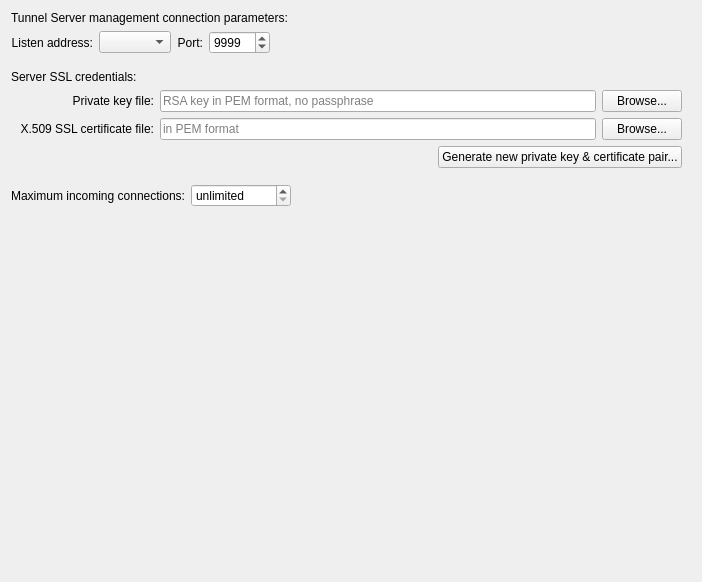
<?xml version="1.0" encoding="UTF-8"?>
<ui version="4.0">
 <class>WidgetMgrServer</class>
 <widget class="QWidget" name="WidgetMgrServer">
  <property name="geometry">
   <rect>
    <x>0</x>
    <y>0</y>
    <width>702</width>
    <height>582</height>
   </rect>
  </property>
  <property name="windowTitle">
   <string>Form</string>
  </property>
  <layout class="QVBoxLayout" name="verticalLayout">
   <item>
    <widget class="QLabel" name="label_4">
     <property name="text">
      <string>Tunnel Server management connection parameters:</string>
     </property>
     <property name="scaledContents">
      <bool>true</bool>
     </property>
    </widget>
   </item>
   <item>
    <layout class="QHBoxLayout" name="horizontalLayout">
     <item>
      <widget class="QLabel" name="label">
       <property name="sizePolicy">
        <sizepolicy hsizetype="Minimum" vsizetype="Preferred">
         <horstretch>0</horstretch>
         <verstretch>0</verstretch>
        </sizepolicy>
       </property>
       <property name="text">
        <string>Listen address:</string>
       </property>
       <property name="alignment">
        <set>Qt::AlignRight|Qt::AlignTrailing|Qt::AlignVCenter</set>
       </property>
      </widget>
     </item>
     <item>
      <widget class="QComboBox" name="edtMgrListenInterface"/>
     </item>
     <item>
      <widget class="QLabel" name="label_2">
       <property name="sizePolicy">
        <sizepolicy hsizetype="Minimum" vsizetype="Preferred">
         <horstretch>0</horstretch>
         <verstretch>0</verstretch>
        </sizepolicy>
       </property>
       <property name="text">
        <string>Port:</string>
       </property>
       <property name="alignment">
        <set>Qt::AlignRight|Qt::AlignTrailing|Qt::AlignVCenter</set>
       </property>
      </widget>
     </item>
     <item>
      <widget class="QSpinBox" name="edtMgrListenPort">
       <property name="sizePolicy">
        <sizepolicy hsizetype="Maximum" vsizetype="Fixed">
         <horstretch>0</horstretch>
         <verstretch>0</verstretch>
        </sizepolicy>
       </property>
       <property name="minimumSize">
        <size>
         <width>60</width>
         <height>0</height>
        </size>
       </property>
       <property name="maximumSize">
        <size>
         <width>16777215</width>
         <height>16777215</height>
        </size>
       </property>
       <property name="minimum">
        <number>2</number>
       </property>
       <property name="maximum">
        <number>65535</number>
       </property>
       <property name="value">
        <number>9999</number>
       </property>
      </widget>
     </item>
     <item>
      <spacer name="horizontalSpacer_7">
       <property name="orientation">
        <enum>Qt::Horizontal</enum>
       </property>
       <property name="sizeHint" stdset="0">
        <size>
         <width>40</width>
         <height>20</height>
        </size>
       </property>
      </spacer>
     </item>
    </layout>
   </item>
   <item>
    <spacer name="verticalSpacer_2">
     <property name="orientation">
      <enum>Qt::Vertical</enum>
     </property>
     <property name="sizeType">
      <enum>QSizePolicy::Fixed</enum>
     </property>
     <property name="sizeHint" stdset="0">
      <size>
       <width>20</width>
       <height>10</height>
      </size>
     </property>
    </spacer>
   </item>
   <item>
    <widget class="QLabel" name="label_6">
     <property name="text">
      <string>Server SSL credentials:</string>
     </property>
    </widget>
   </item>
   <item>
    <widget class="QWidget" name="grpTunnelMgrAuthSSL" native="true">
     <layout class="QGridLayout" name="gridLayout">
      <property name="topMargin">
       <number>0</number>
      </property>
      <property name="bottomMargin">
       <number>0</number>
      </property>
      <item row="0" column="2">
       <widget class="QPushButton" name="btnBrowseMgrPrivateKeyFile">
        <property name="text">
         <string>Browse...</string>
        </property>
       </widget>
      </item>
      <item row="1" column="1">
       <widget class="QLineEdit" name="edtMgrSSLCertFile">
        <property name="maxLength">
         <number>1024</number>
        </property>
        <property name="placeholderText">
         <string>in PEM format</string>
        </property>
       </widget>
      </item>
      <item row="1" column="0">
       <widget class="QLabel" name="label_7">
        <property name="text">
         <string>X.509 SSL certificate file:</string>
        </property>
        <property name="alignment">
         <set>Qt::AlignRight|Qt::AlignTrailing|Qt::AlignVCenter</set>
        </property>
       </widget>
      </item>
      <item row="0" column="0">
       <widget class="QLabel" name="label_8">
        <property name="text">
         <string>Private key file:</string>
        </property>
        <property name="alignment">
         <set>Qt::AlignRight|Qt::AlignTrailing|Qt::AlignVCenter</set>
        </property>
       </widget>
      </item>
      <item row="0" column="1">
       <widget class="QLineEdit" name="edtMgrPrivateKeyFile">
        <property name="maxLength">
         <number>1024</number>
        </property>
        <property name="placeholderText">
         <string>RSA key in PEM format, no passphrase</string>
        </property>
       </widget>
      </item>
      <item row="1" column="2">
       <widget class="QPushButton" name="btnBrowseMgrSSLCertFile">
        <property name="text">
         <string>Browse...</string>
        </property>
       </widget>
      </item>
      <item row="3" column="0" colspan="3">
       <layout class="QHBoxLayout" name="hLayout_GenerateKeyCert">
        <property name="leftMargin">
         <number>0</number>
        </property>
        <property name="topMargin">
         <number>0</number>
        </property>
        <property name="rightMargin">
         <number>0</number>
        </property>
        <property name="bottomMargin">
         <number>0</number>
        </property>
        <item>
         <spacer name="hSpacer_GenerateKeyCert">
          <property name="orientation">
           <enum>Qt::Horizontal</enum>
          </property>
          <property name="sizeHint" stdset="0">
           <size>
            <width>40</width>
            <height>20</height>
           </size>
          </property>
         </spacer>
        </item>
        <item>
         <widget class="QPushButton" name="btnGenerateKeyCert">
          <property name="text">
           <string>Generate new private key &amp;&amp; certificate pair...</string>
          </property>
         </widget>
        </item>
       </layout>
      </item>
     </layout>
     <zorder>label_7</zorder>
     <zorder>edtMgrSSLCertFile</zorder>
     <zorder>btnBrowseMgrSSLCertFile</zorder>
     <zorder>label_8</zorder>
     <zorder>edtMgrPrivateKeyFile</zorder>
     <zorder>btnBrowseMgrPrivateKeyFile</zorder>
    </widget>
   </item>
   <item>
    <spacer name="verticalSpacer_3">
     <property name="orientation">
      <enum>Qt::Vertical</enum>
     </property>
     <property name="sizeType">
      <enum>QSizePolicy::Fixed</enum>
     </property>
     <property name="sizeHint" stdset="0">
      <size>
       <width>20</width>
       <height>10</height>
      </size>
     </property>
    </spacer>
   </item>
   <item>
    <layout class="QGridLayout" name="gridLayout_2">
     <property name="leftMargin">
      <number>0</number>
     </property>
     <property name="topMargin">
      <number>0</number>
     </property>
     <property name="rightMargin">
      <number>0</number>
     </property>
     <property name="bottomMargin">
      <number>0</number>
     </property>
     <item row="0" column="1">
      <layout class="QHBoxLayout" name="horizontalLayout_2">
       <item>
        <widget class="QSpinBox" name="spinMaxIncomingMgrconn">
         <property name="minimumSize">
          <size>
           <width>100</width>
           <height>0</height>
          </size>
         </property>
         <property name="specialValueText">
          <string>unlimited</string>
         </property>
         <property name="maximum">
          <number>99999</number>
         </property>
        </widget>
       </item>
       <item>
        <spacer name="horizontalSpacer">
         <property name="orientation">
          <enum>Qt::Horizontal</enum>
         </property>
         <property name="sizeHint" stdset="0">
          <size>
           <width>40</width>
           <height>20</height>
          </size>
         </property>
        </spacer>
       </item>
      </layout>
     </item>
     <item row="0" column="0">
      <widget class="QLabel" name="label_3">
       <property name="text">
        <string>Maximum incoming connections:</string>
       </property>
       <property name="alignment">
        <set>Qt::AlignRight|Qt::AlignTrailing|Qt::AlignVCenter</set>
       </property>
      </widget>
     </item>
    </layout>
   </item>
   <item>
    <spacer name="verticalSpacer">
     <property name="orientation">
      <enum>Qt::Vertical</enum>
     </property>
     <property name="sizeType">
      <enum>QSizePolicy::Expanding</enum>
     </property>
     <property name="sizeHint" stdset="0">
      <size>
       <width>20</width>
       <height>20</height>
      </size>
     </property>
    </spacer>
   </item>
  </layout>
 </widget>
 <resources/>
 <connections/>
</ui>
